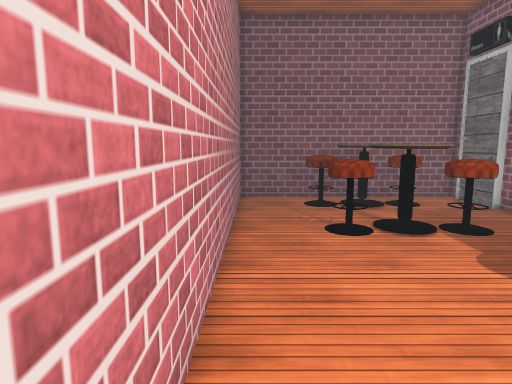
view 1 (above)

12 first-person views from a walk through a Unity game level. The camera is 1.3 m above the floor, tilts 8° down and sees 75° across. The floor is counted in squares, 0.5 m on a side. Each view is taken from the middle of a square. On the plan, view 1 faces up. The plan holds only what a view shows up to about 20 squares ahead; the rest is blank. The player character is not drawn. Some animated figures are left out. Door leaves are left out, so doorways stand open. Some surface patterns are stand-ins.

view 2
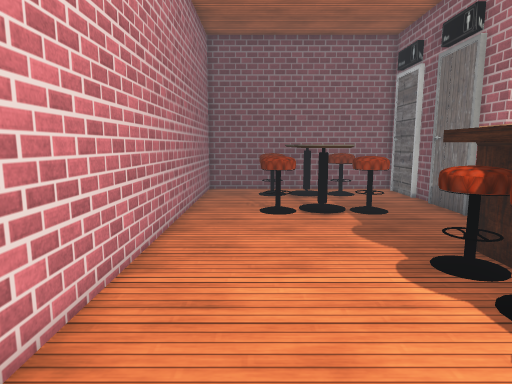

view 3
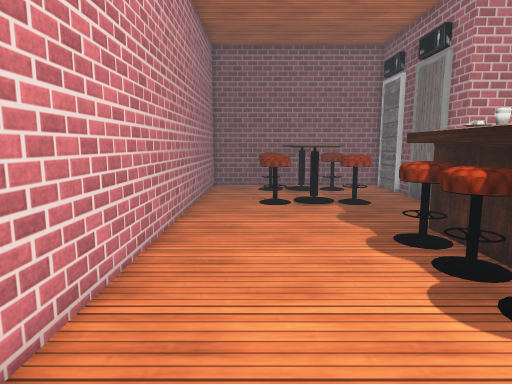

view 4
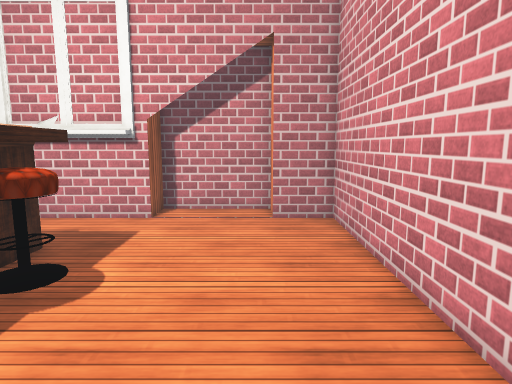

view 5
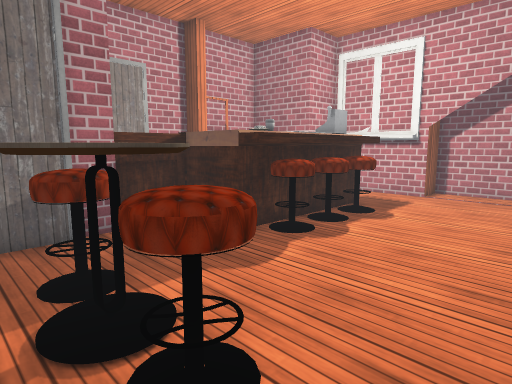

view 6
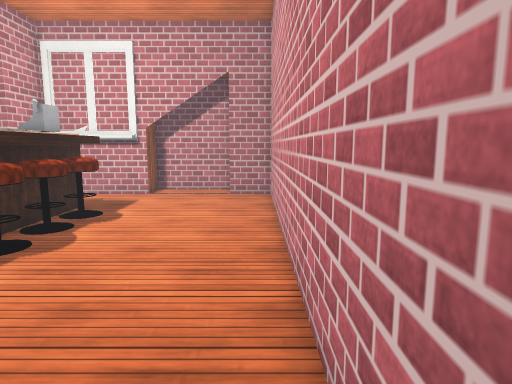

view 7
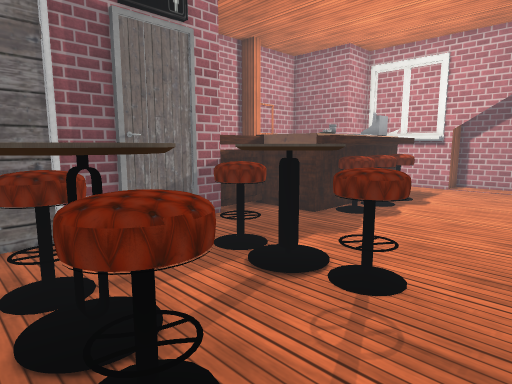

view 8
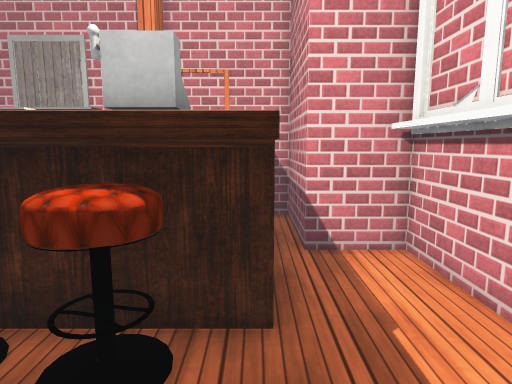

view 9
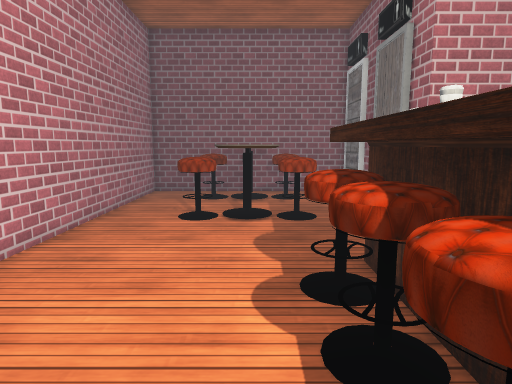

view 10
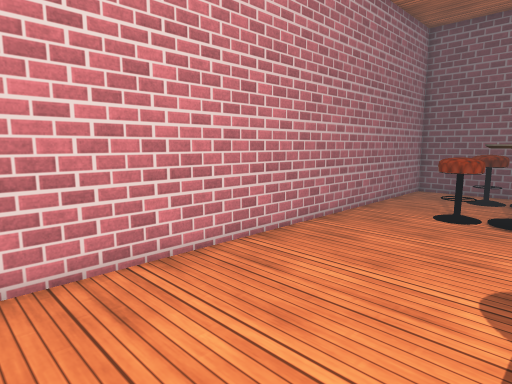

view 11
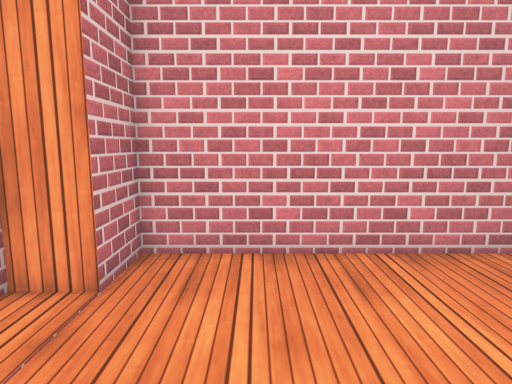

view 12
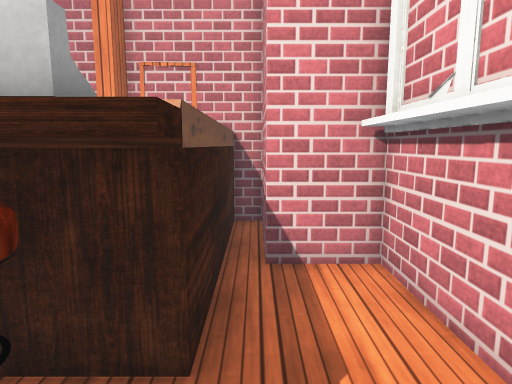

### Floor plan
Key: @ floor where view 1 was taken; # wall or solid block; . floor; D open door; = window, fence, low wall or low ledge; ^ raised ledge.
Columns run from 1 left of view 1 to 13 right of it. Each row starts with its distance up from view 1.
 17 ############
 16 #....  ....#
 15 #..=^^^^^..#
 14 #..=^^^^^..#
 13 #..........#
 12 #..........#
 11 #...=^^^=..#
 10 #..=^^^^^..#
  9 #...=^^....#
  8 #..........#
  7 #..........=
  6 #..........=
  5 #......=^^^^
  4 #......^^^
  3 #.......^^
  2 #......^^^
  1 #.......^^
  0 #@.....^^^
 -1 #......^^^
 -2 #.......^^^^^^^
 -3 #...........###
 -4 #...........#
 -5 #......######
 -6 ###DDDD##
 -7   ######

Positions as (right, up) in squares from view 1, and headings:
1: (0, 0), facing up
2: (2, -3), facing up
3: (2, -5), facing up
4: (2, 6), facing down
5: (0, 12), facing down-right
6: (0, 12), facing down
7: (0, 16), facing down-right
8: (3, -2), facing right
9: (5, -2), facing up
10: (6, -3), facing up-left
11: (7, -3), facing left
12: (4, -3), facing right
